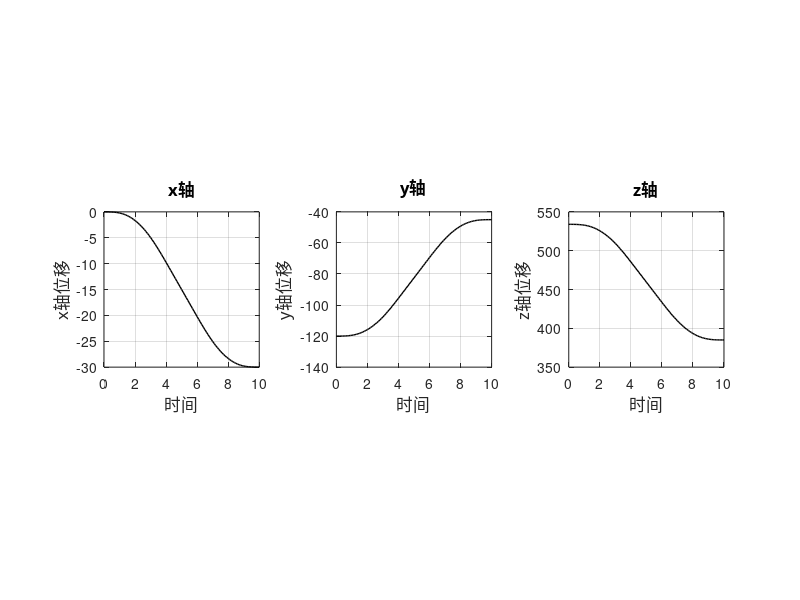

MATLAB code for this plot: (Note: this script raises an error after producing the figure.)
function main
    close all;
    clear;

    %% 0. 初始化参数
    % 轨迹起点和终点
    xyz_start = [0, -120.02, 533.96]; % 起点
    xyz_end = [-30, -45, 385]; % 终点
    T = 10; % 完成轨迹规划的时间

    %% 1. 轨迹规划
    % 计算轨迹长度
    L = sqrt((xyz_end(1) - xyz_start(1))^2 + (xyz_end(2) - xyz_start(2))^2 + (xyz_end(3) - xyz_start(3))^2);

    % 时间参数
    dt = T / 7; % 每段的时间长度
    v1 = L / (16 * dt); % 第一次加速度拐点
    J = 2 * v1 / (dt * dt); % 加加速度
    amax = dt * J; % 最大加速度
    v2 = v1 + dt * amax; % 第二次加速度拐点
    vmax = v2 + v1; % 第三次速度拐点

    % 时间节点
    t1 = 1 * dt;
    t2 = 2 * dt;
    t3 = 3 * dt;
    t4 = 4 * dt;
    t5 = 5 * dt;
    t6 = 6 * dt;
    t7 = 7 * dt;

    % 时间向量
    t = 0:0.1:T;

    % 速度规划
    vt1 = 1/2 * J * t.^2 .* (t >= 0 & t < t1);
    vt2 = (v1 + amax * (t - t1)) .* (t >= t1 & t < t2);
    vt3 = (vmax - 1/2 * J * (t3 - t).^2) .* (t >= t2 & t < t3);
    vt4 = vmax .* (t >= t3 & t < t4);
    vt5 = (vmax - 1/2 * J * (t - t4).^2) .* (t >= t4 & t < t5);
    vt6 = (v2 - amax * (t - t5)) .* (t >= t5 & t < t6);
    vt7 = (1/2 * J * (t7 - t).^2) .* (t >= t6 & t < t7);

    vt = vt1 + vt2 + vt3 + vt4 + vt5 + vt6 + vt7; % 各时刻速度

    % 位移计算
    S = zeros(1, length(t)); % 各时刻位移
    for i = 2:length(t)
        S(i) = trapz(t(1:i), vt(1:i));
    end

    % 各时刻xyz的位移
    x_s = xyz_start(1) + (xyz_end(1) - xyz_start(1)) / L * S;
    y_s = xyz_start(2) + (xyz_end(2) - xyz_start(2)) / L * S;
    z_s = xyz_start(3) + (xyz_end(3) - xyz_start(3)) / L * S;

    % 各时刻xyz轴的速度分量
    v_x = (xyz_end(1) - xyz_start(1)) / L * vt;
    v_y = (xyz_end(2) - xyz_start(2)) / L * vt;
    v_z = (xyz_end(3) - xyz_start(3)) / L * vt;

    % 绘制轨迹
    figure(1)
    subplot(1, 3, 1)
    plot(t, x_s, 'k', 'linewidth', 1);
    xlabel('时间', 'FontName', '黑体', 'FontSize', 12);
    ylabel('x轴位移', 'FontName', '黑体', 'FontSize', 12);
    title('x轴', 'FontName', '黑体', 'FontSize', 12)
    axis square;
    grid on;

    subplot(1, 3, 2)
    plot(t, y_s, 'k', 'linewidth', 1);
    xlabel('时间', 'FontName', '黑体', 'FontSize', 12);
    ylabel('y轴位移', 'FontName', '黑体', 'FontSize', 12);
    title('y轴', 'FontName', '黑体', 'FontSize', 12)
    axis square;
    grid on;

    subplot(1, 3, 3)
    plot(t, z_s, 'k', 'linewidth', 1);
    xlabel('时间', 'FontName', '黑体', 'FontSize', 12);
    ylabel('z轴位移', 'FontName', '黑体', 'FontSize', 12);
    title('z轴', 'FontName', '黑体', 'FontSize', 12)
    axis square;
    grid on;

    %% 2. 轨迹跟踪 - PID控制器
    % PID控制器参数
    Kp = 2.4;  % 比例增益
    Ki = 0.1; % 积分增益
    Kd = 0.15; % 微分增益
    lamda = 0.08; % 正则化项

    % 初始化变量
    th = zeros(6, length(t)); % 关节角度
    x = [xyz_start'; 0; 0; 0]; % 初始位姿
    e_sum = zeros(6, 1); % 误差的积分
    e = zeros(6, length(t)); % 初始化误差矩阵

    % 调整循环范围，避免索引超出范围
    for i = 1:(length(t) - 1)
        % 期望位姿和速度
        xd = [x_s(i); y_s(i); z_s(i); 0; 0; 0];
        dxd = [v_x(i); v_y(i); v_z(i); 0; 0; 0];

        % 当前实际位姿
        q = th(:, i);
        Jac = Jacob_cross_SDH(q'); % 雅可比矩阵
        e(:, i) = xd - x; % 误差
        de = dxd - Jac * (th(:, i + 1) - th(:, i)) / 0.1; % 误差的微分

        % PID控制器计算控制输入
        u = Kp * e(:, i) + Ki * e_sum + Kd * de;

        % 更新误差积分
        e_sum = e_sum + e(:, i) * 0.1;

        % 计算关节角的增量
        dth = inv(Jac + lamda * diag(ones(1, 6))) * u;

        % 更新关节角度和位姿
        th(:, i + 1) = th(:, i) + dth * 0.1;
        x = xd; % 假设系统完美跟踪
    end

    % 处理最后一个时间步
    i = length(t);
    xd = [x_s(i); y_s(i); z_s(i); 0; 0; 0];
    q = th(:, i);
    Jac = Jacob_cross_SDH(q');
    e(:, i) = xd - x; % 误差
    de = dxd - Jac * (th(:, i) - th(:, i - 1)) / 0.1; % 误差的微分

    % PID控制器计算控制输入
    u = Kp * e(:, i) + Ki * e_sum + Kd * de;

    % 更新误差积分
    e_sum = e_sum + e(:, i) * 0.1;

    % 计算关节角的增量
    dth = inv(Jac + lamda * diag(ones(1, 6))) * u;

    % 更新关节角度和位姿
    th(:, i) = th(:, i - 1) + dth * 0.1;
    x = xd; % 假设系统完美跟踪

    %% 3. 绘制结果
    % 位置跟踪误差
figure(2)
plot(t, e(1:3, :), 'LineWidth', 2);

% 坐标轴标签（中文宋体 + 英文 Times New Roman）
xlabel('\fontname{SimSun}时间/\fontname{Times New Roman}s', ...
    'FontSize', 7.5, 'Interpreter','tex');
ylabel('\fontname{SimSun}误差/\fontname{Times New Roman}mm', ...
    'FontSize', 7.5, 'Interpreter','tex');

% 图例（中英混排）
legend({
    '\fontname{Times New Roman}x\fontname{SimSun}轴的位置跟踪误差', ...
    '\fontname{Times New Roman}y\fontname{SimSun}轴的位置跟踪误差', ...
    '\fontname{Times New Roman}z\fontname{SimSun}轴的位置跟踪误差' ...
    }, ...
    'FontSize', 7.5, 'Interpreter','tex');

% 标题
title('\fontname{SimSun}位置跟踪误差曲线', ...
    'FontSize', 7.5, 'Interpreter','tex');

grid on;
axis on;

% 坐标轴刻度数字 → Times New Roman 六号
set(gca, 'FontName','Times New Roman', 'FontSize',7);

    % 关节角度变化曲线
    figure(3)
    for i = 1:6
        subplot(2, 3, i);
        plot(t, th(i, :), 'LineWidth', 1.5, 'color', 'k');
        xlabel('时间', 'FontName', '黑体', 'FontSize', 12);
        ylabel('角度值/rad', 'FontName', '黑体', 'FontSize', 12);
        set(gca, 'XLim', [min(t) max(t)]);
        grid on;
        title(['第', num2str(i), '关节角度变化曲线'], 'FontName', '黑体', 'FontSize', 12)
    end
end

function [J] = Jacob_cross_SDH(q)
    % JACOB_CROSS_SDH 函数摘要
    % 输入q为逼近角，单位为弧度，矩阵大小1*6;
    % 输出J为速度雅各比矩阵，矩阵大小6*6；
    % 说明：利用向量积的方法求解系统的雅各比矩阵，方法1和方法2任选一种
    % 说明：此求解方法基于SDH参数建模，若MDH方法建模，需进行一定的下标改动

    d = [105.03, 0, 0, 75.66, 80.09, 44.36];
    a = [0, -174.42, -174.42, 0, 0, 0];
    alp = [pi/2, 0, 0, pi/2, -pi/2, 0];
    offset = [0, -pi/2, 0, -pi/2, 0, 0];
    thd = q + offset;

    % 求各个关节间的变换矩阵
    T0 = trotz(0) * transl(0, 0, 0) * trotx(0) * transl(0, 0, 0);
    T1 = trotz(thd(1)) * transl(0, 0, d(1)) * trotx(alp(1)) * transl(a(1), 0, 0);
    T2 = trotz(thd(2)) * transl(0, 0, d(2)) * trotx(alp(2)) * transl(a(2), 0, 0);
    T3 = trotz(thd(3)) * transl(0, 0, d(3)) * trotx(alp(3)) * transl(a(3), 0, 0);
    T4 = trotz(thd(4)) * transl(0, 0, d(4)) * trotx(alp(4)) * transl(a(4), 0, 0);
    T5 = trotz(thd(5)) * transl(0, 0, d(5)) * trotx(alp(5)) * transl(a(5), 0, 0);
    T6 = trotz(thd(6)) * transl(0, 0, d(6)) * trotx(alp(6)) * transl(a(6), 0, 0);

    % 求各个关节相对于惯性坐标系的变换矩阵
    T00 = T0;
    T01 = T1;
    T02 = T1 * T2;
    T03 = T1 * T2 * T3;
    T04 = T1 * T2 * T3 * T4;
    T05 = T1 * T2 * T3 * T4 * T5;
    T06 = T1 * T2 * T3 * T4 * T5 * T6;

    % 求各个关节相对于末端坐标系的变换矩阵
    T06 = T1 * T2 * T3 * T4 * T5 * T6;
    T16 = T2 * T3 * T4 * T5 * T6;
    T26 = T3 * T4 * T5 * T6;
    T36 = T4 * T5 * T6;
    T46 = T5 * T6;
    T56 = T6;

    % 提取各变换矩阵的旋转矩阵
    R00 = t2r(T00);
    R01 = t2r(T01);
    R02 = t2r(T02);
    R03 = t2r(T03);
    R04 = t2r(T04);
    R05 = t2r(T05);
    R06 = t2r(T06);

    % 取旋转矩阵第3列，即Z轴方向分量
    Z0 = R00(:, 3);
    Z1 = R01(:, 3);
    Z2 = R02(:, 3);
    Z3 = R03(:, 3);
    Z4 = R04(:, 3);
    Z5 = R05(:, 3);
    Z6 = R06(:, 3);

    %% Method.1
    % 求末端关节坐标系相对于前面各个坐标系的位置，即齐次变换矩阵的第四列
    % pi6为坐标系i和末端坐标系的相对位置在坐标系i下的表示
    P06 = T06(1:3, 4);
    P16 = T16(1:3, 4);
    P26 = T26(1:3, 4);
    P36 = T36(1:3, 4);
    P46 = T46(1:3, 4);
    P56 = T56(1:3, 4);
    P66 = [0; 0; 0];

    % 使用向量积求出雅可比矩阵
    % R0i为坐标系0到坐标系i的旋转矩阵
    % R0i*Pi6指坐标系i和末端坐标系的相对位置在0坐标系下的表示
    J1 = [cross(Z0, R00 * P06); Z0];
    J2 = [cross(Z1, R01 * P16); Z1];
    J3 = [cross(Z2, R02 * P26); Z2];
    J4 = [cross(Z3, R03 * P36); Z3];
    J5 = [cross(Z4, R04 * P46); Z4];
    J6 = [cross(Z5, R05 * P56); Z5];

    J = [J1, J2, J3, J4, J5, J6];
end
